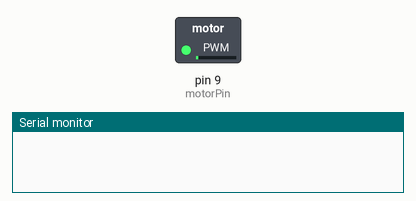
Bench run of a sketch on a simulated Arduino Uno, built with avr-gcc and run on an emulated ATmega328P. On the bench: switched loads named in the sketch (green lamp = pin HIGH), the last lines printed to the serial monitor.

Above: at 0.05 s.
At 2.55 s:
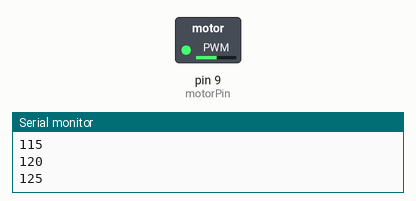
At 4.45 s:
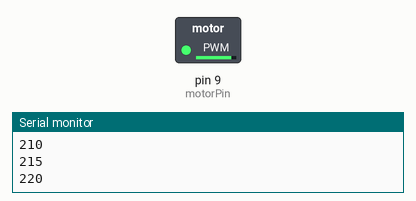
At 8.9 s:
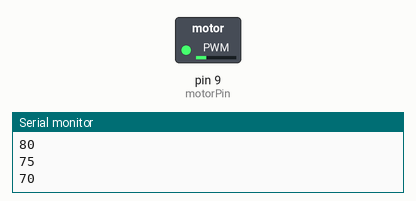
Timing chart, 0 to 13.3 s (numbered marks = the images above):
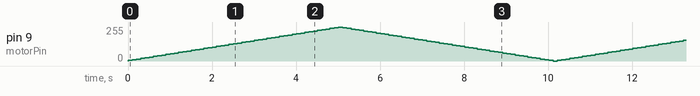

The sketch:

motor_spin.ino
```cpp
int motorPin = 9;
void setup () {
  pinMode(motorPin, OUTPUT);
  Serial.begin(9600);
}

void loop() {
  //motorOnThenOff();
  //motorOnThenOffWithSpeed();
  motorAcceleration();
}

void motorAcceleration() {
  int inc = 5;
  boolean stopping = false;
  int currentInc = 0;

  while (true) {
    currentInc += inc;
    if (currentInc == 0 | currentInc == 255) {
      inc = -inc;
    }

    analogWrite(motorPin, currentInc);
    delay(100);
    Serial.println(currentInc);
  }
}

void motorOnThenOffWithSpeed() {
  int onTime = 2500;
  int offTime = 1000;
  int onSpeed = 200;
  int offSpeed = 50;
  analogWrite(motorPin, onSpeed);
  delay(onTime);
  analogWrite(motorPin, offSpeed);
  delay(offTime);
}

void motorOnThenOff() {
  int onTime = 2500;
  int offTime = 1000;
  digitalWrite(motorPin, HIGH);
  delay(onTime);
  digitalWrite(motorPin, LOW);
  delay(offTime);
}
```
